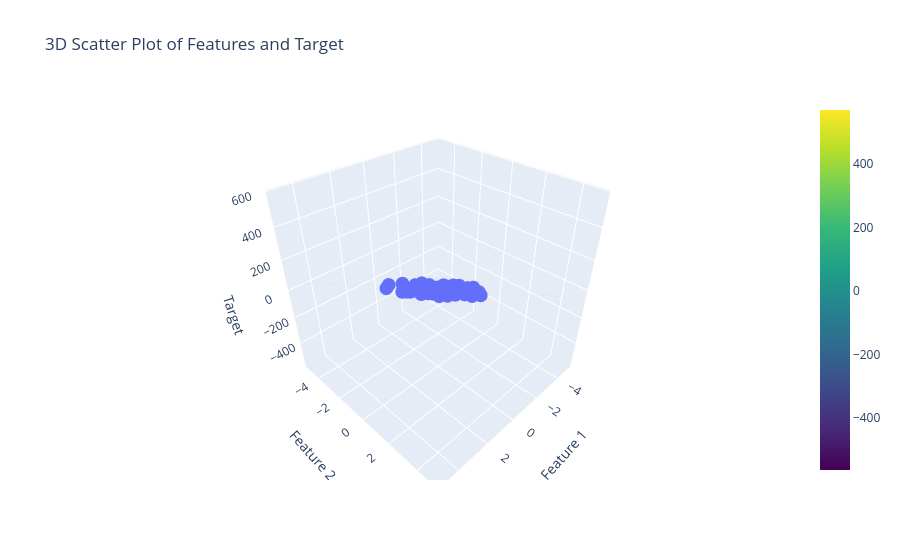

The notebook cell saved with this chart:
### Code cell
import plotly.express as px
import plotly.graph_objects as go

fig = px.scatter_3d(df, x='Feature 1', y='Feature 2', z='Target', title='3D Scatter Plot of Features and Target')
fig.add_trace(go.Surface(z=z, x=xGrid, y=yGrid, colorscale='Viridis'))
fig.show()
